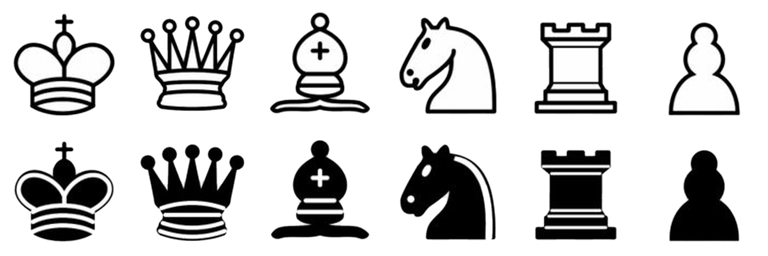
#> input picture assets/chess-pieces.png, 768 x 256 px, found by its file name
$ python cut_piece.py ../chess-pieces.png ../chess-pieces.png
#> lines starting #> are read from the running program, lines starting #| are printed output that depends on the picture; after the words box and inside, x2 and y2 are one past the last pixel; in counts of white or black regions, pixels touching at a corner belong together
#> further down, sheet is the input picture: PIL image 768x256 RGBA; mean R, G, B, A 41.5, 41.5, 41.5, 83.9
import sys
from PIL import Image
import numpy as np
from collections import deque

def cutout(path):
#> called with path = '../chess-pieces.png'
    a = np.array(Image.open(path).convert('RGB')).astype(int)
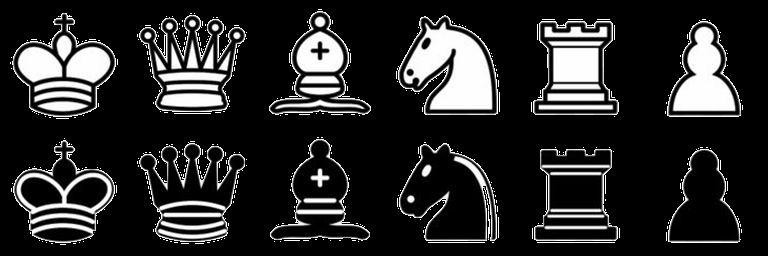
#> a: shape (256, 768, 3) int64; min 0, max 255, mean 41.5
    h, w, _ = a.shape
#> h = 256; w = 768
    bg = np.array([63.5, 63.5, 63.5])
    d = np.abs(a - bg).max(2)
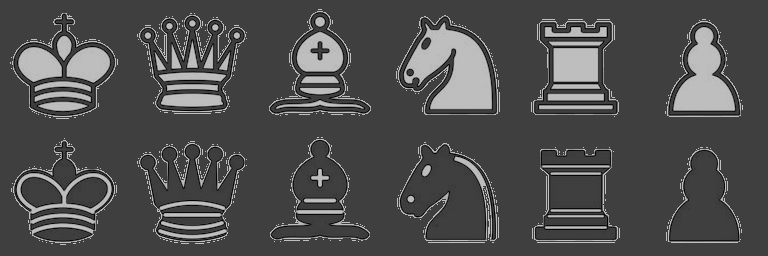
#> d: shape (256, 768) float64; min 0.5, max 191.5, mean 78.8
    # flood fill the background from the border (tolerance 6)
    isbg = np.zeros((h, w), bool)
    q = deque()
    for x in range(w):
        q.append((0, x)); q.append((h - 1, x))
    for y in range(h):
        q.append((y, 0)); q.append((y, w - 1))
    while q:
        y, x = q.popleft()
        if y < 0 or y >= h or x < 0 or x >= w or isbg[y, x] or d[y, x] > 6:
            continue
        isbg[y, x] = True
        q.extend(((y + 1, x), (y - 1, x), (y, x + 1), (y, x - 1)))
#> isbg: shape (256, 768) bool; every value is 0
    # seal small gaps in the outline (the head shows through under the
    # headband in the same grey as the background), then only keep as
    # background what is still connected to the image border
    from scipy import ndimage
    solid = ndimage.binary_closing(~isbg, structure=np.ones((3, 3)), iterations=6)
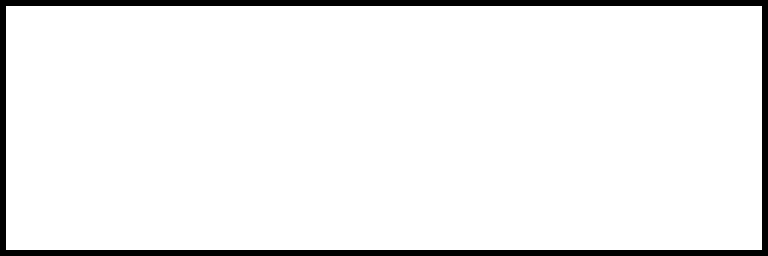
#> solid: shape (256, 768) bool; 93.8% white; 1 black region, box (x1, y1, x2, y2) and area: (0, 0, 768, 256) 12144
    solid = ndimage.binary_fill_holes(solid)
    isbg = isbg & ~solid
    alpha = np.where(isbg, 0, 255).astype(np.uint8)
#> alpha: shape (256, 768); every value is 255
    # soften the rim a little: pixels next to the background fade by how close they are to it
    rim = (~isbg) & (np.roll(isbg, 1, 0) | np.roll(isbg, -1, 0) | np.roll(isbg, 1, 1) | np.roll(isbg, -1, 1))
    alpha[rim] = np.clip(d[rim] * 255 / 24, 90, 255).astype(np.uint8)
    rgba = np.dstack([a.astype(np.uint8), alpha])
    img = Image.fromarray(rgba, 'RGBA')
    return img.crop(img.getbbox())

def cell_bbox(sheet, col, row):
#> called with col = 5, row = 0
    c = sheet.crop((col * 128, row * 128, col * 128 + 128, row * 128 + 128))
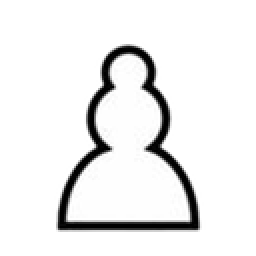
#> c: PIL image 128x128 RGBA (shown 2 times larger); mean R, G, B, A 53.2, 53.2, 53.2, 65.8; transparent parts drawn white
    return c.getbbox()

sheet = Image.open('/home/claude/roblox-game/assets/chess-pieces.png').convert('RGBA')
for row, path, name in ((0, sys.argv[1], 'white'), (1, sys.argv[2], 'black')):
    pawn = cutout(path)
    pawn.save(f'/tmp/pawn/pawn_{name}_full.png')
    old = cell_bbox(sheet, 5, row)
#> old = (25, 19, 103, 117)
    print(name, 'cutout', pawn.size, 'old pawn bbox in cell', old)
#| white cutout (768, 256) old pawn bbox in cell (25, 19, 103, 117)
    # same height as the old pawn, standing on the same baseline, centred
    target_h = old[3] - old[1]
#> target_h = 98
    scale = target_h / pawn.size[1]
#> scale = 0.383
    nw, nh = max(1, round(pawn.size[0] * scale)), target_h
#> nw = 294; nh = 98
    small = pawn.resize((nw, nh), Image.LANCZOS)
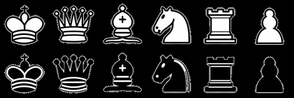
#> small: PIL image 294x98 RGBA; mean R, G, B, A 42.3, 42.3, 42.3, 255
    cell = Image.new('RGBA', (128, 128), (0, 0, 0, 0))
#> cell: PIL image 128x128 RGBA; every value is 0
    cell.paste(small, ((128 - nw) // 2, old[3] - nh), small)
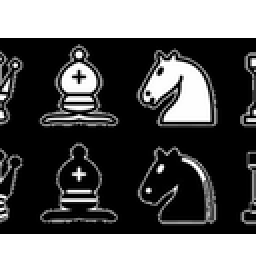
#> cell: PIL image 128x128 RGBA (shown 2 times larger); mean R, G, B, A 28.9, 28.9, 28.9, 195.2; transparent parts drawn white
    sheet.paste(Image.new('RGBA', (128, 128), (0, 0, 0, 0)), (5 * 128, row * 128))
    sheet.paste(cell, (5 * 128, row * 128))
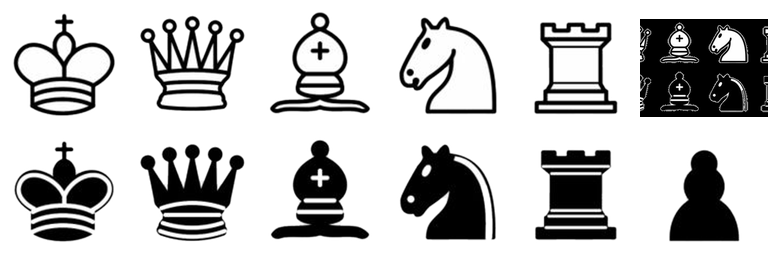
#> sheet: PIL image 768x256 RGBA; mean R, G, B, A 39.5, 39.5, 39.5, 94.7; transparent parts drawn white
sheet.save('/tmp/pawn/chess-pieces.png')
